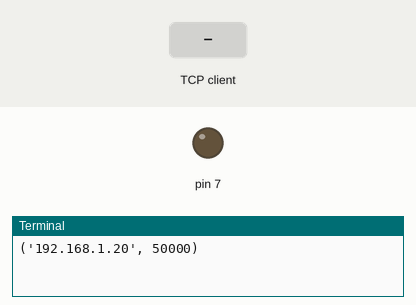
Recording of a program running on a simulated Raspberry Pi (header pin numbers). Shown: output pins drawn as LEDs (lit = HIGH), the last lines printed to the terminal. The inputs (shaded band) are chosen by the test bench. One TCP client connects 1 s after the port opens and stays connected.

Above: at 1.2 s.
1.3 s: the TCP client sends "1"
At 2.0 s:
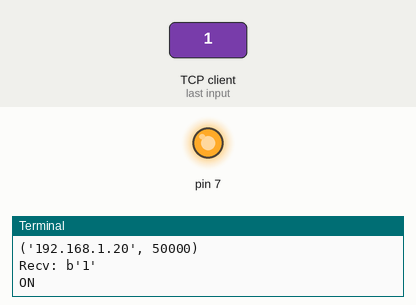
Timing chart, 0 to 4.3 s (numbered marks = the images above; inputs shaded):
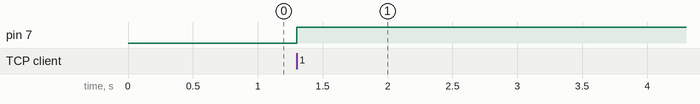

Measured:
- after the input at 1.3 s, pin 7: LOW → HIGH at once

The program:

RelayControlWithSocket.py
```python
import socket
import RPi.GPIO as GPIO
import time

GPIO.setmode(GPIO.BOARD)
GPIO.setup(7, GPIO.OUT)
GPIO.setwarnings(False)
s = socket.socket()
host = "0.0.0.0"
port = 123
s.bind((host, port))

s.listen(5)
while True:
    c,addr = s.accept()
    print(addr)
    req = c.recv(1024)
    print("Recv:", req)
    if int(req) == 1:
        GPIO.output(7,GPIO.HIGH)
        print("ON")
    elif int(req) == 2:
        GPIO.output(7,GPIO.LOW)
        print("OFF")
    else:
        break
    c.send(b'success')
c.close()
s.close()

GPIO.cleanup()
```
